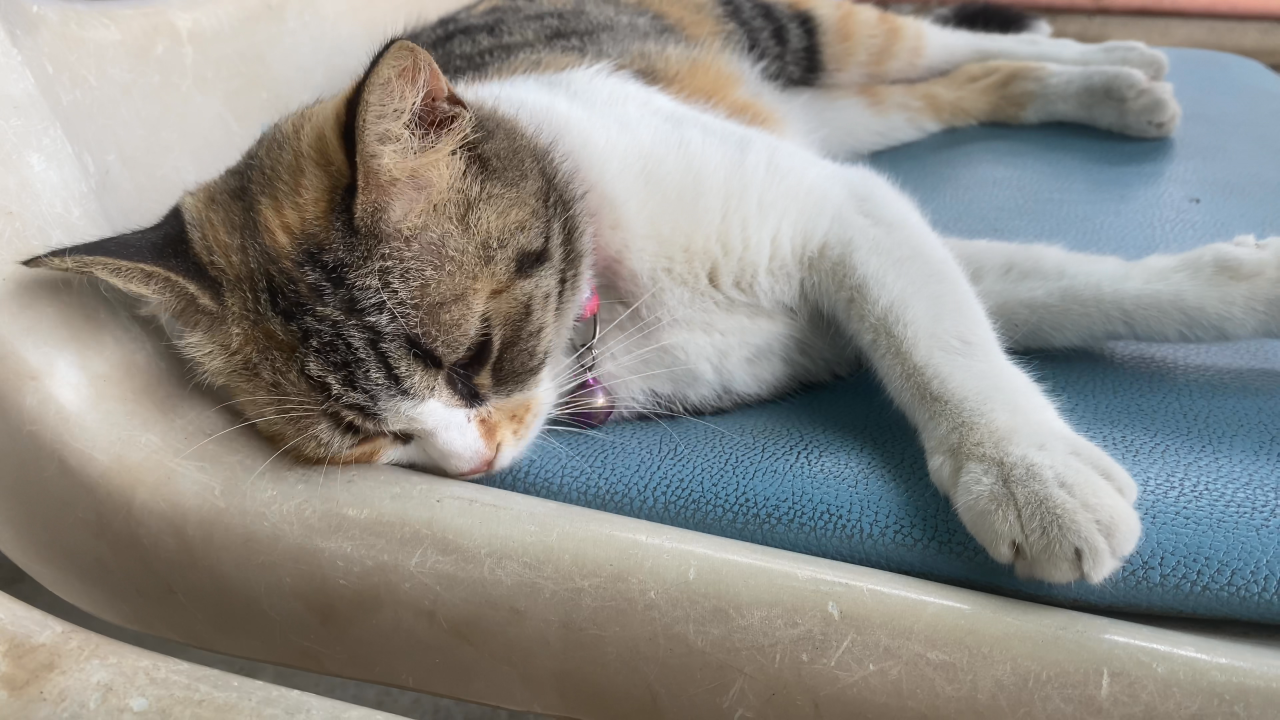
#> input picture frame 2 of Tema1/video.MOV, 3840 x 2160 px (shown at 1/3 size)
$ python ex4.py
#> lines starting #> are read from the running program, lines starting #| are printed output that depends on the picture
import numpy as np
import matplotlib.pyplot as plt
import cv2
from scipy.fft import dctn, idctn

def add_padding(image, block_size):
    rows, cols, channels = image.shape
    pad_rows = (block_size - rows % block_size) % block_size
    pad_cols = (block_size - cols % block_size) % block_size
    padded_image = np.pad(image, ((0, pad_rows), (0, pad_cols), (0, 0)), mode='constant', constant_values=0)
    return padded_image, rows, cols

def remove_padding(padded_image, original_rows, original_cols):
    return padded_image[:original_rows, :original_cols, :]

def rgb_to_ycbcr(image):
    transform_matrix = np.array([
        [0.299, 0.587, 0.114],
        [-0.168736, -0.331264, 0.5],
        [0.5, -0.418688, -0.081312]
    ])
    ycbcr = np.dot(image, transform_matrix.T)
    ycbcr[:, :, [1, 2]] += 128  # Adăugăm offset-ul pentru Cb și Cr
    return ycbcr

def ycbcr_to_rgb(image):
    inverse_transform_matrix = np.array([
        [1.0, 0.0, 1.402],
        [1.0, -0.344136, -0.714136],
        [1.0, 1.772, 0.0]
    ])
    rgb = np.dot(image - [0, 128, 128], inverse_transform_matrix.T)
    return np.clip(rgb, 0, 255).astype(np.uint8)

Q_jpeg = [[
    [16, 11, 10, 16, 24, 40, 51, 61],
    [12, 12, 14, 19, 26, 28, 60, 55],
    [14, 13, 16, 24, 40, 57, 69, 56],
    [14, 17, 22, 29, 51, 87, 80, 62],
    [18, 22, 37, 56, 68, 109, 103, 77],
    [24, 35, 55, 64, 81, 104, 113, 92],
    [49, 64, 78, 87, 103, 121, 120, 101],
    [72, 92, 95, 98, 112, 100, 103, 99]
]]
block_size = 8

input_video_path = 'video.MOV'
output_video_path = 'output_compressed_video.mp4'

cap = cv2.VideoCapture(input_video_path)

# informațiile despre video
fps = int(cap.get(cv2.CAP_PROP_FPS))
print(fps)
frame_width = int(cap.get(cv2.CAP_PROP_FRAME_WIDTH))
frame_height = int(cap.get(cv2.CAP_PROP_FRAME_HEIGHT))
frame_size = (frame_width, frame_height)

fourcc = cv2.VideoWriter_fourcc(*'mp4v')
out = cv2.VideoWriter(output_video_path, fourcc, fps, frame_size)

# procesam fiecare cadru
while True:
    ret, frame = cap.read()
#> frame is the input picture: shape (2160, 3840, 3); mean B, G, R 135.8, 140.4, 141.9
    if not ret:
        break

    # adaug padding la cadru
    frame_padded, original_rows, original_cols = add_padding(frame, block_size)
#> original_rows = 2160; original_cols = 3840

    # RGB in Y'CbCr
    frame_ycbcr_padded = rgb_to_ycbcr(frame_padded)
#> in rgb_to_ycbcr, `ycbcr = np.dot(image, transform_matrix.T)`:
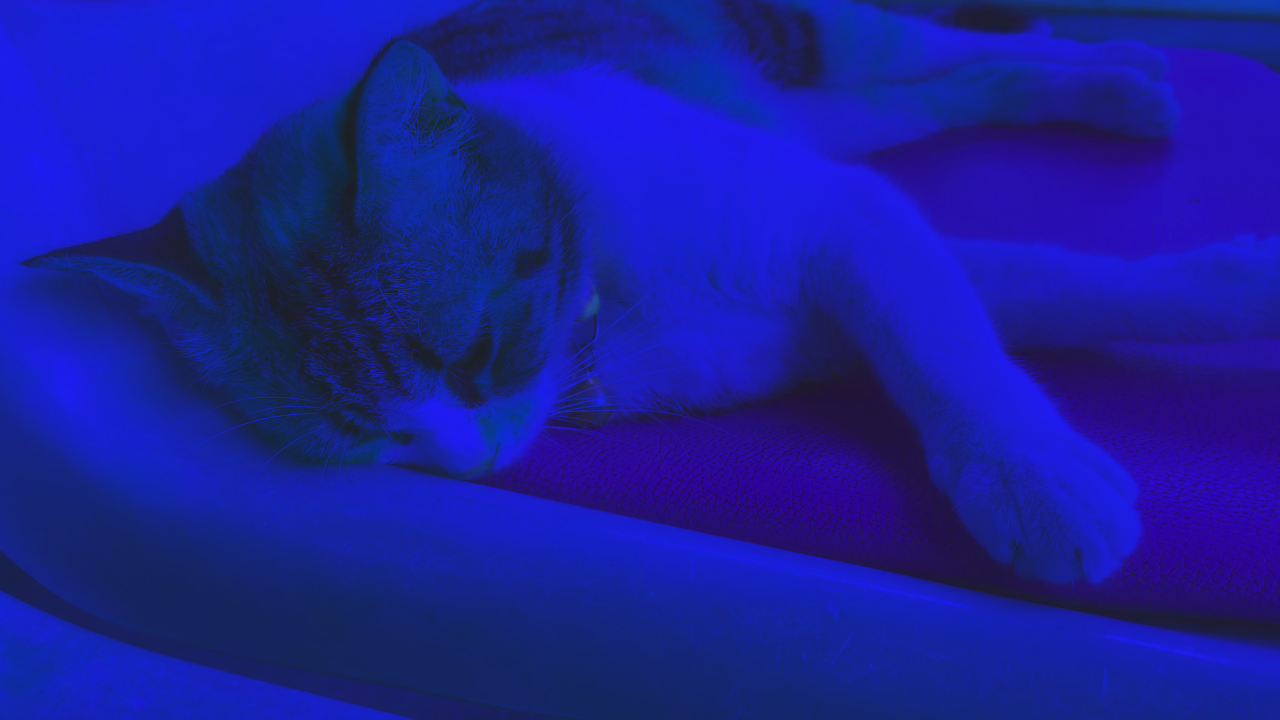
#> ycbcr: shape (2160, 3840, 3) float64 (shown at 1/3 size); mean B, G, R 139.2, 1.5, -2.4; drawn with min black and max white
#> in rgb_to_ycbcr, `ycbcr[:, :, [1, 2]] += 128`:
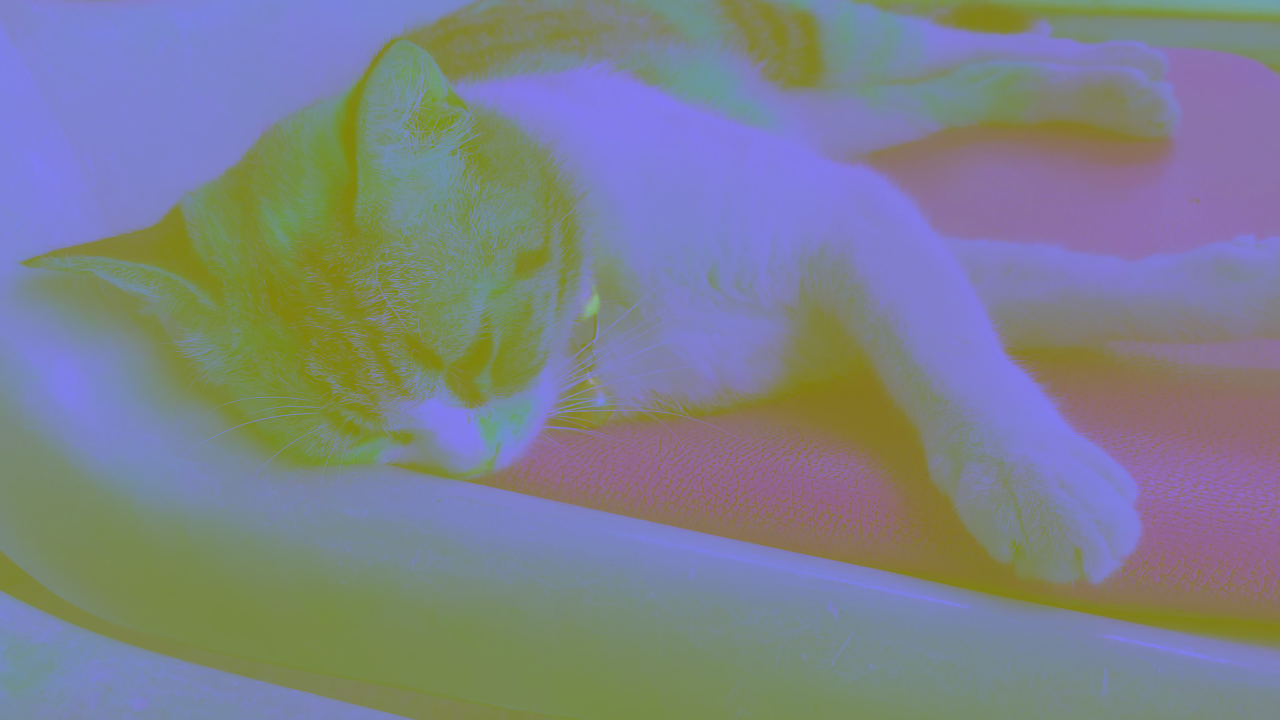
#> ycbcr: shape (2160, 3840, 3) float64 (shown at 1/3 size); mean B, G, R 139.2, 129.5, 125.6

    # imag JPEG comprimata
    frame_jpeg_padded = np.zeros_like(frame_ycbcr_padded, dtype=np.float32)
    y_nnz, y_jpeg_nnz = 0, 0

    # aplicam algoritmul JPEG pentru fiecare canal (Y, Cb, Cr)
    rows_padded, cols_padded, channels = frame_ycbcr_padded.shape
#> rows_padded = 2160; cols_padded = 3840; channels = 3
    for ch in range(channels):
        for i in range(0, rows_padded, block_size):
            for j in range(0, cols_padded, block_size):
                block = frame_ycbcr_padded[i:i + block_size, j:j + block_size, ch]

#> (the run stopped early here; a loop or call above may not have finished)
